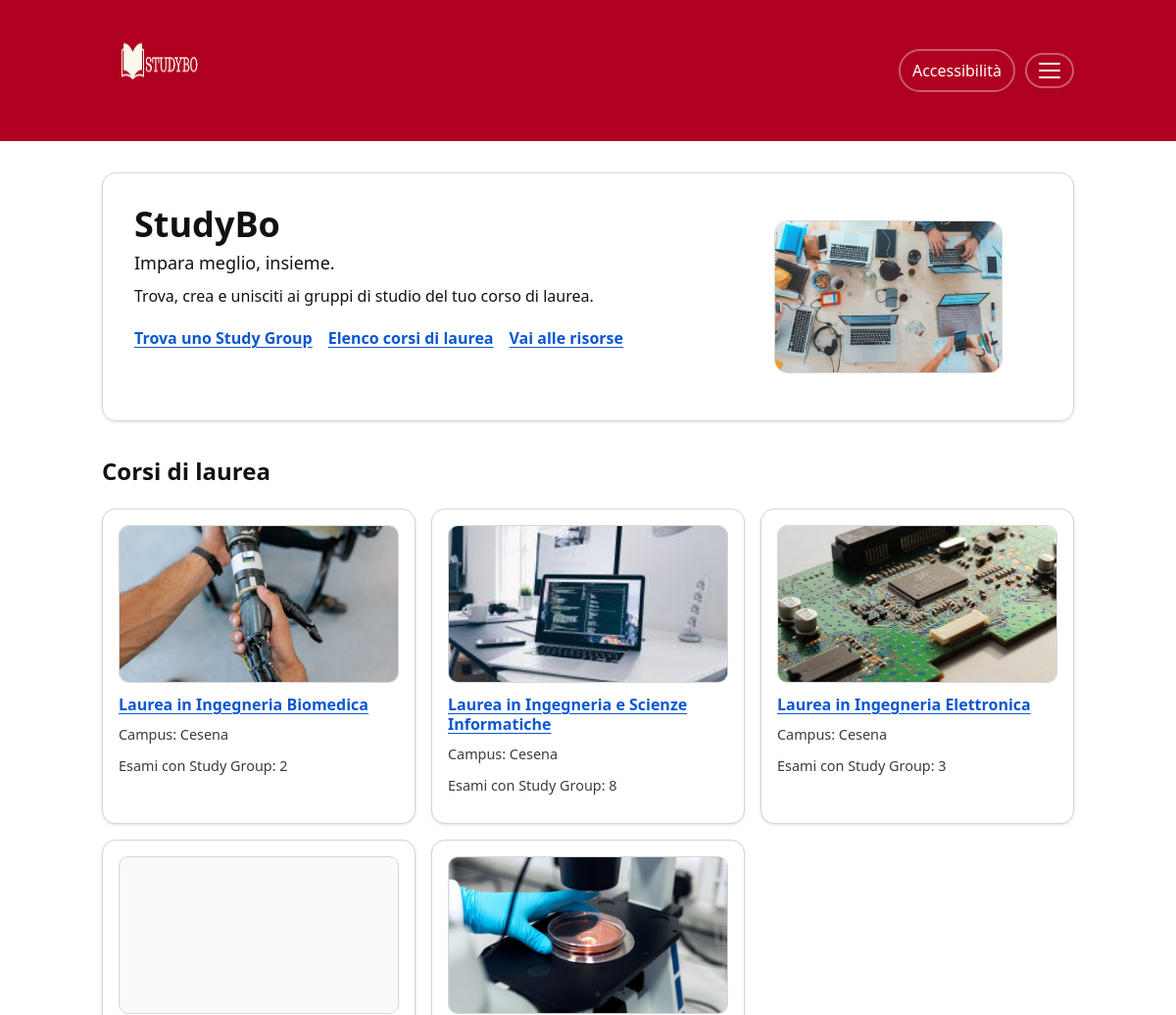
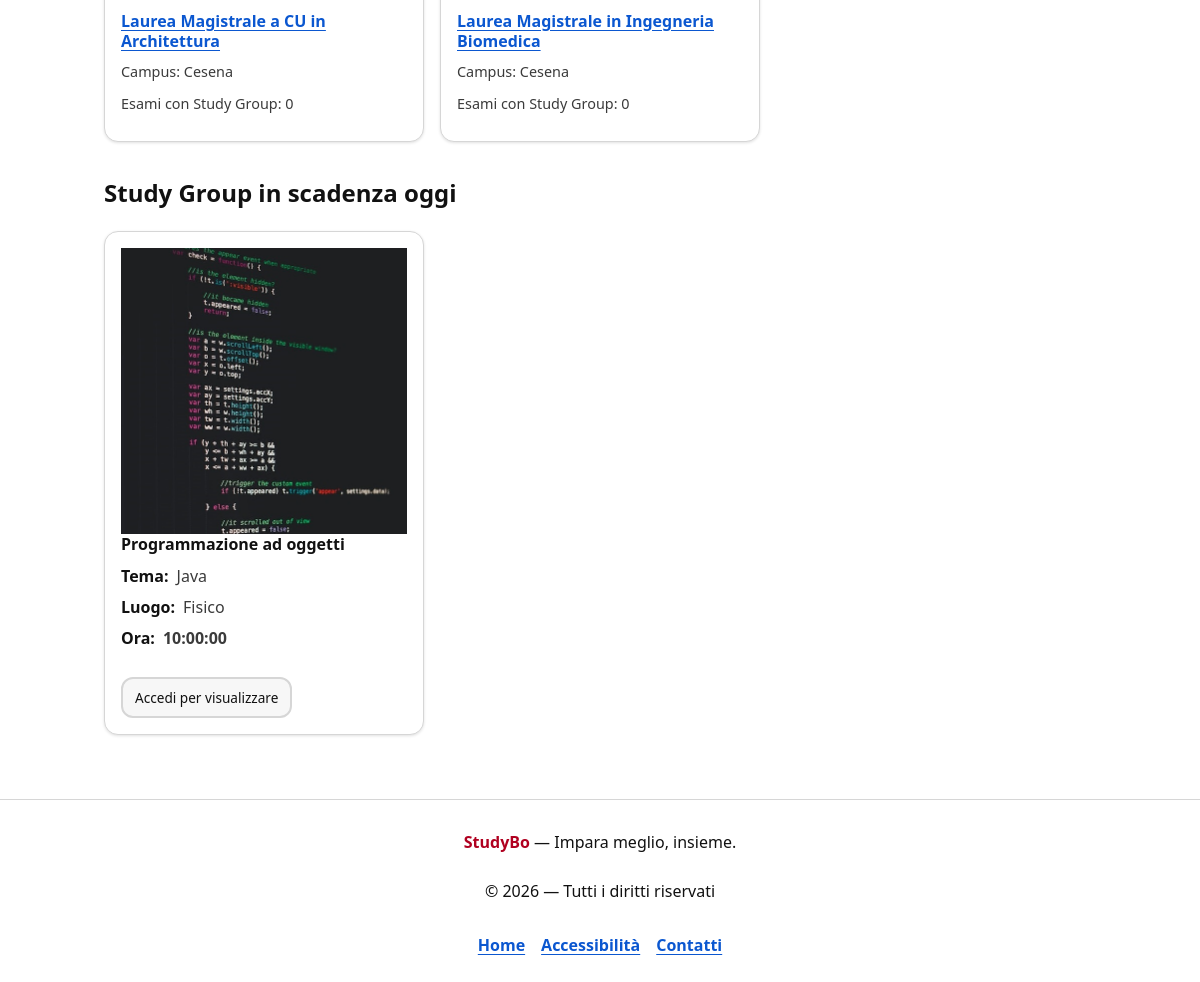
The app's page /home.php with its own data (2 pictures, top to bottom).
### tables this page shows
CREATE TABLE `cdl` (
  `idcdl` int(11) NOT NULL,
  `nomecdl` char(200) NOT NULL,
  `sede` char(30) NOT NULL,
  `img` char(100) NOT NULL,
  `durata` int(11) NOT NULL,
  `descrizionecdl` longtext NOT NULL
);

CREATE TABLE `studygroup` (
  `idcdl` int(11) NOT NULL,
  `idesame` int(11) NOT NULL,
  `idstudygroup` int(11) NOT NULL,
  `idlingua` char(5) NOT NULL,
  `tema` char(30) NOT NULL,
  `luogo` char(20) NOT NULL,
  `dettaglioluogo` text NOT NULL,
  `data` date NOT NULL,
  `ora` time NOT NULL,
  `amministratoresg` char(100) NOT NULL
);

CREATE TABLE `esame` (
  `idcdl` int(11) NOT NULL,
  `idesame` int(11) NOT NULL,
  `nomeesame` char(100) NOT NULL,
  `annoesame` int(11) NOT NULL,
  `imgesame` char(100) NOT NULL,
  `principale` tinyint(1) NOT NULL
);

### db/DatabaseHelper.php (called while the page is built, shortened)
<?php
class DatabaseHelper {
    private $db;
    public function __construct($servername, $username, $password, $dbname, $port){
        $this->db = new mysqli($servername, $username, $password, $dbname, $port);
    }
    public function getAllCdl(){ return $this->db->query("SELECT * FROM cdl ORDER BY nomecdl")->fetch_all(MYSQLI_ASSOC); }
    public function getStGrScad(){
        return $this->db->query("SELECT S.*, E.nomeesame, E.imgesame FROM studygroup S JOIN esame E ON S.idesame = E.idesame WHERE S.data = CURRENT_DATE ORDER BY S.ora")->fetch_all(MYSQLI_ASSOC);
    }
    public function getNumberEsamiSgByCdl(){
        $query = "SELECT idcdl, COUNT(DISTINCT idesame) AS numesami FROM studygroup WHERE data >= CURRENT_DATE GROUP BY idcdl";
        $stmt = $this->db->prepare($query);
        $stmt->execute();
        return $stmt->get_result()->fetch_all(MYSQLI_ASSOC);
    }
}
?>

### bootstrap.php (called while the page is built, shortened)
<?php
require_once 'db/DatabaseHelper.php';
require_once("utils/functions.php");
$dbh = new DatabaseHelper(DB_HOST, DB_USER, DB_PASS, DB_NAME, DB_PORT);
?>

### utils/functions.php (called while the page is built, shortened)
<?php
function e($string) {
    return htmlspecialchars((string)$string, ENT_QUOTES, 'UTF-8');
}
?>

### home.php (the view, shortened to what this page needs)
<?php
require_once 'bootstrap.php';
$scadenze = $dbh->getStGrScad();
$isLogged = !empty($_SESSION['username']);
$corsi = $dbh->getAllCdl();
$esamisg = $dbh->getNumberEsamiSgByCdl();
?>
<!DOCTYPE html>
<html lang="it">
<head>
  <link rel="stylesheet" href="style.css"/>
<body onload="checkNotifica()">
<?php include 'header.php'; ?>
<main id="contenuto" class="pagina" role="main">
  <section class="hero" aria-labelledby="hero-title">
    <div class="hero-grid">
      <div class="hero-text">
        <h1 id="hero-title">StudyBo</h1>
        <p class="hero-subtitle">Impara meglio, insieme.</p>
        <p class="hero-desc">
          Trova, crea e unisciti ai gruppi di studio del tuo corso di laurea.
        </p>
        <ul class="quick-links">
          <li><a href="studygroup-list.php" class="link-strong">Trova uno Study Group</a></li>
          <li><a href="elenco-cdl.php" class="link-strong">Elenco corsi di laurea</a></li>
          <li><a href="risorse.php" class="link-strong">Vai alle risorse</a></li>
        </ul>
      </div>
      <figure class="hero-media">
        <img src="img/scrivania.png" alt="" loading="lazy"/>
      </figure>
    </div>
  </section>
  <section class="sezione" aria-labelledby="corsi-title">
    <h2 id="corsi-title">Corsi di laurea</h2>
    <div class="griglia-corsi" role="list">
      <?php foreach ($corsi as $c): ?>
        <article class="card-corso" role="listitem">
          <img class="card-cdl-img" src="img/cdl/<?php echo e($c["img"]) ?>" alt="" loading="lazy" decoding="async"/>
          <h3 class="card-title"><a href="corso.php?idcdl=<?php echo $c["idcdl"]; ?>"><?php echo e($c["nomecdl"]); ?></a></h3>
          <p class="card-meta">Campus: <?php echo e($c["sede"]) ?></p>
          <p class="card-meta">Esami con Study Group:
            <?php $n =0; foreach($esamisg as $e): ?>
            <?php if($e["idcdl"] == $c["idcdl"]): ?>
              <?php $n = $e["numesami"]; ?>
            <?php endif; ?>
          <?php endforeach; ?>
          <?php echo $n; ?>
          </p>
        </article>
      <?php endforeach; ?>
    </div>
  </section>
  <section class="sezione" aria-labelledby="sg-title">
    <h2 id="sg-title">Study Group in scadenza oggi</h2>
    <?php if (empty($scadenze)): ?>
      <p>Nessuno Study Group in scadenza oggi.</p>
    <?php else: ?>
      <div class="griglia-corsi" role="list">
        <?php foreach ($scadenze as $s): ?>
          <article class="card-corso" role="listitem">
            <img src="img/esami/<?php echo e($s['imgesame'] ? $s['imgesame'] : 'logo.libro.PNG'); ?>" alt="Icona esame <?php echo e($s['nomeesame']); ?>"/>
            <h3 class="card-title"><?php echo e($s['nomeesame']); ?></h3>
            <dl class="card-dl">
              <div><dt>Tema:</dt><dd><?php echo e($s['tema']); ?></dd></div>
              <div><dt>Luogo:</dt><dd><?php echo e($s['luogo']); ?></dd></div>
              <div><dt>Ora:</dt><dd><strong><?php echo e($s['ora']); ?></strong></dd></div>
            </dl>
            <div class="card-actions" style="margin-top:10px;">
                <?php if ($isLogged): ?>
                  <a class="btn-primary btn-small" href="studygroup.php?idcdl=<?php echo (int)$s['idcdl']; ?>&idesame=<?php echo (int)$s['idesame']; ?>&idstudygroup=<?php echo (int)$s['idstudygroup']; ?>">
                    Visualizza →
                  </a>
                <?php else: ?>
                  <a class="btn-secondary btn-small" href="login.php">Accedi per visualizzare</a>
                <?php endif; ?>
            </div>
          </article>
        <?php endforeach; ?>
      </div>
    <?php endif; ?>
  </section>
</main>
<?php include 'footer.php'; ?>
</body>
</html>

### style.css (style rules this page uses)
:root { --bg: #ffffff; --text: #111111; --muted: #3b3b3b; --border: #d6d6d6; --surface: #ffffff; --surface-2: #fafafa; --light-gray: #f7f7f7; --brand-dark: #8b0018; --text-main: var(--text); --text-muted: var(--muted); --bg-white: var(--bg); --footer-bg: var(--bg); --brand: #B00020; --brand-contrast: #ffffff; --link: #0b57d0; --radius: 14px; --shadow: 0 1px 3px rgba(0,0,0,.12); --maxw: 1040px; --font: system-ui, -apple-system, Segoe UI, Roboto, Arial, sans-serif; --font-scale: 1; --space-1: 8px; --space-2: 12px; --space-3: 16px; --space-4: 24px; --space-5: 32px; }
* { box-sizing: border-box; }
html { font-size: calc(16px * var(--font-scale)); font-family: var(--font); color: var(--text); background: var(--bg); }
body { margin: 0; line-height: 1.55; }
img { max-width: 100%; height: auto; display: block; }
a { color: var(--link); text-underline-offset: 3px; }
.pagina { max-width: var(--maxw); margin: 0 auto; padding: var(--space-5) var(--space-4); }
.hero { padding: var(--space-5); border: 1px solid var(--border); border-radius: var(--radius); box-shadow: var(--shadow); }
.hero-grid { display: grid; grid-template-columns: 1.3fr .7fr; gap: var(--space-5); align-items: start; }
.hero h1 { margin: 0 0 6px 0; font-size: clamp(28px, 3vw, 40px); line-height: 1.1; }
.hero-subtitle { margin: 0 0 8px 0; font-size: 18px; }
.hero-desc { margin: 0 0 18px 0; max-width: 62ch; }
.hero-media img { border-radius: var(--radius); border: 1px solid var(--border); }
.btn-secondary { margin-top: var(--space-3); background: #f7f7f7; color: var(--text); border: 2px solid var(--border); border-radius: 12px; padding: 10px 12px; cursor: pointer; display: inline-flex; align-items: center; justify-content: center; text-decoration: none; }
.btn-small { display: inline-block; padding: 10px 12px; text-decoration: none; }
.quick-links { list-style: none; padding: 0; margin: 10px 0 0; display: flex; flex-wrap: wrap; gap: 10px 16px; }
.link-strong { font-weight: 700; }
.sezione { margin-top: var(--space-5); }
.griglia-corsi { display: grid; grid-template-columns: repeat(3, minmax(0, 1fr)); gap: var(--space-3); }
.card-corso, .card-scadenza { border: 1px solid var(--border); border-radius: var(--radius); box-shadow: var(--shadow); background: #fff; padding: var(--space-3); overflow: hidden; }
.card-title { margin: 0 0 6px 0; font-size: 16px; line-height: 1.25; }
.card-meta { margin: 0 0 4px 0; color: var(--muted); }
.card-dl { margin: 10px 0; display: grid; gap: 6px; color: var(--muted); }
.card-dl dt { font-weight: 700; display: inline; color: var(--text); }
.card-dl dd { display: inline; margin: 0; }
.card-dl > div { display: flex; gap: 8px; align-items: baseline; }
.card-meta { margin: 10px 0; font-size: 0.9rem; color: var(--muted); }
.btn-small { padding: 8px 12px; font-size: 0.85rem; }
.card-actions { margin-top: 15px; }
.card-cdl-img { width: 100%; aspect-ratio: 16 / 9; object-fit: cover; border-radius: calc(var(--radius) - 4px); border: 1px solid var(--border); background: var(--surface-2); margin-bottom: 12px; }

### records on screen
cdl: img (picture), nomecdl "Laurea in Ingegneria Biomedica", sede "Cesena", n "2"
cdl: img (picture), nomecdl "Laurea in Ingegneria e Scienze Informatiche", sede "Cesena", n "8"
cdl: img (picture), nomecdl "Laurea in Ingegneria Elettronica", sede "Cesena", n "3"
cdl: img (picture), nomecdl "Laurea Magistrale a CU in Architettura", sede "Cesena", n "0"
cdl: img (picture), nomecdl "Laurea Magistrale in Ingegneria Biomedica", sede "Cesena", n "0"
studygroup: esame.imgesame (picture), esame.nomeesame "Programmazione ad oggetti", tema "Java", luogo "Fisico", ora "10:00:00"
